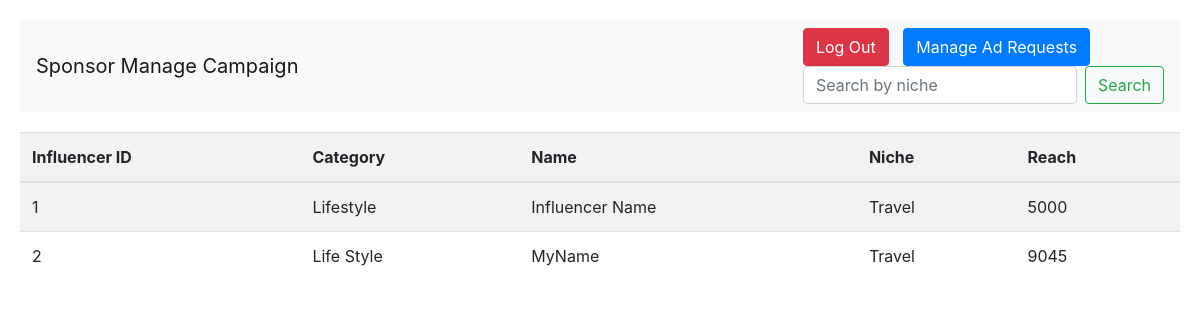
The app's page /sponsor/search_influencer, older data.
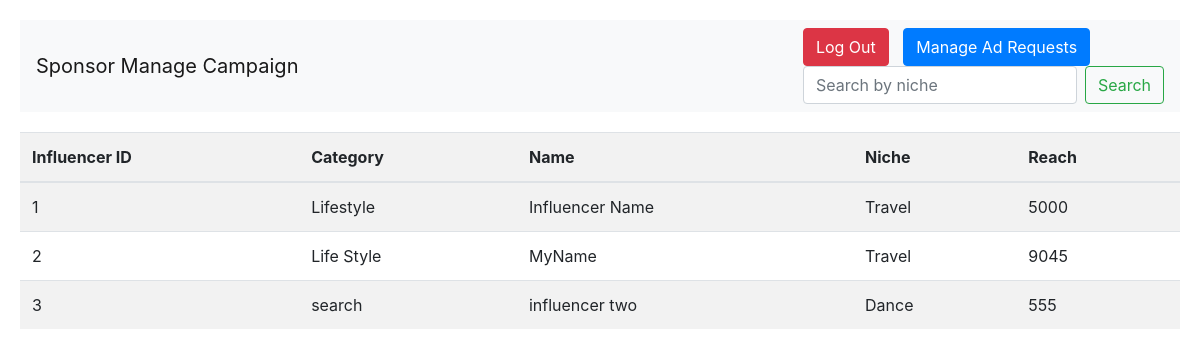
The same page, newer data.
### models.py (models this page shows)
class Influencer(db.Model):
    __tablename__ = "influencers"
    influencer_id = db.Column(db.Integer, primary_key=True, autoincrement=True)
    user_id = db.Column(db.Integer, db.ForeignKey("users.user_id"), nullable=False)
    name = db.Column(db.String(255))
    category = db.Column(db.String(255))
    niche = db.Column(db.String(255))
    reach = db.Column(db.Integer)
    ad_requests = db.relationship("AdRequest", backref="influencer", lazy=True)
    negotiations = db.relationship("Negotiation", backref="influencer", lazy=True)
    def to_dict(self):
        return {c.name: getattr(self, c.name) for c in self.__table__.columns}

### sponsor.py (the view)
@sponsor.route("/search_influencer" ,methods=["GET", "POST"] )
def search_influencer():
    influencer_data = Influencer.query.all()
    data = []
    for d in influencer_data:
        data.append(d.to_dict())
    return render_template("sponsor_search_influ.html" , data= data)

### app.py (called while the page is built)
@app.before_request
def create_tables():
    init_db(app)

### models.py (called while the page is built, shortened)
def init_db(app):
    with app.app_context():
        db.create_all()

### templates/sponsor_search_influ.html (shortened to what this page needs)
<!DOCTYPE html>
<html lang="en">
<head>
    <link href="https://maxcdn.bootstrapcdn.com/bootstrap/4.5.2/css/bootstrap.min.css" rel="stylesheet">
</head>
<body>
    <nav class="navbar navbar-expand-lg navbar-light bg-light navbar-custom">
        <a class="navbar-brand" href="/sponsor/managecampaign">Sponsor Manage Campaign</a>
        <div class="ml-auto">
            <button class="btn btn-danger btn-custom" onclick="location.href='/logout'">Log Out</button>
            <button class="btn btn-primary btn-custom" onclick="location.href='{{ url_for('sponsor.sponsor_manageadrequest') }}'">Manage Ad Requests</button>
            <form class="form-inline">
                <input type="search" class="form-control mr-2" placeholder="Search by niche" id="search_camp" name="search_camp" oninput="influ_search()">
                <button class="btn btn-outline-success" onclick="influ_search(); return false;">Search</button>
            </form>
        </div>
    </nav>
    <table class="table table-striped" id="campaignTable">
        <thead>
            <tr>
                <th scope="col">Influencer ID</th>
                <th scope="col">Category</th>
                <th scope="col">Name</th>
                <th scope="col">Niche</th>
                <th scope="col">Reach</th>
            </tr>
        </thead>
        <tbody>
            {% for d in data %}
            <tr>
                <td>{{ d["influencer_id"] }}</td>
                <td>{{ d["category"] }}</td>
                <td>{{ d["name"] }}</td>
                <td>{{ d["niche"] }}</td>
                <td>{{ d["reach"] }}</td>
            </tr>
            {% endfor %}
        </tbody>
    </table>
</body>
</html>

Row changes from the older to the newer data that the page shows:
added Influencer: influencer_id "3", category "search", name "influencer two", niche "Dance", reach "555"
